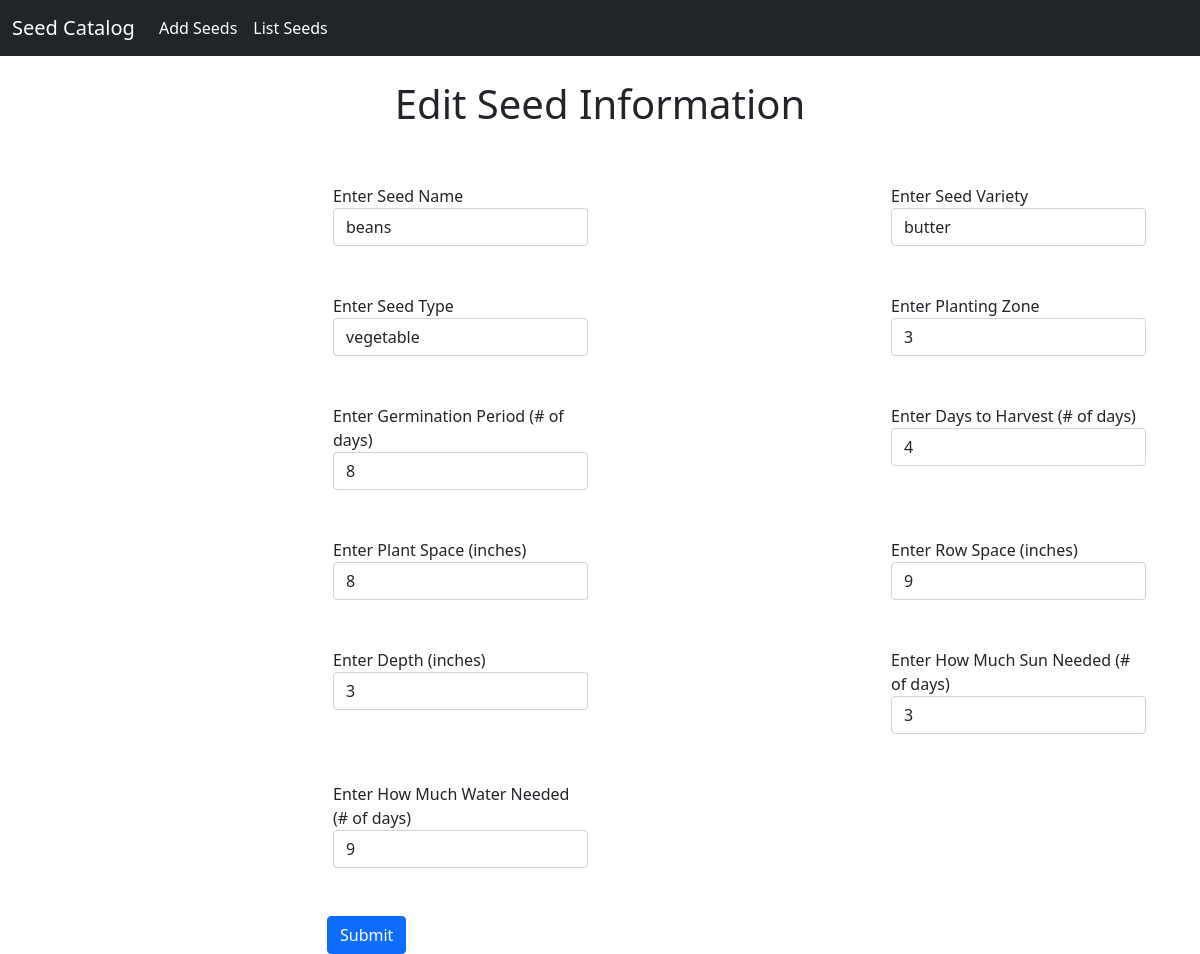
The page /edit_seeds/5 on the database as committed earlier.
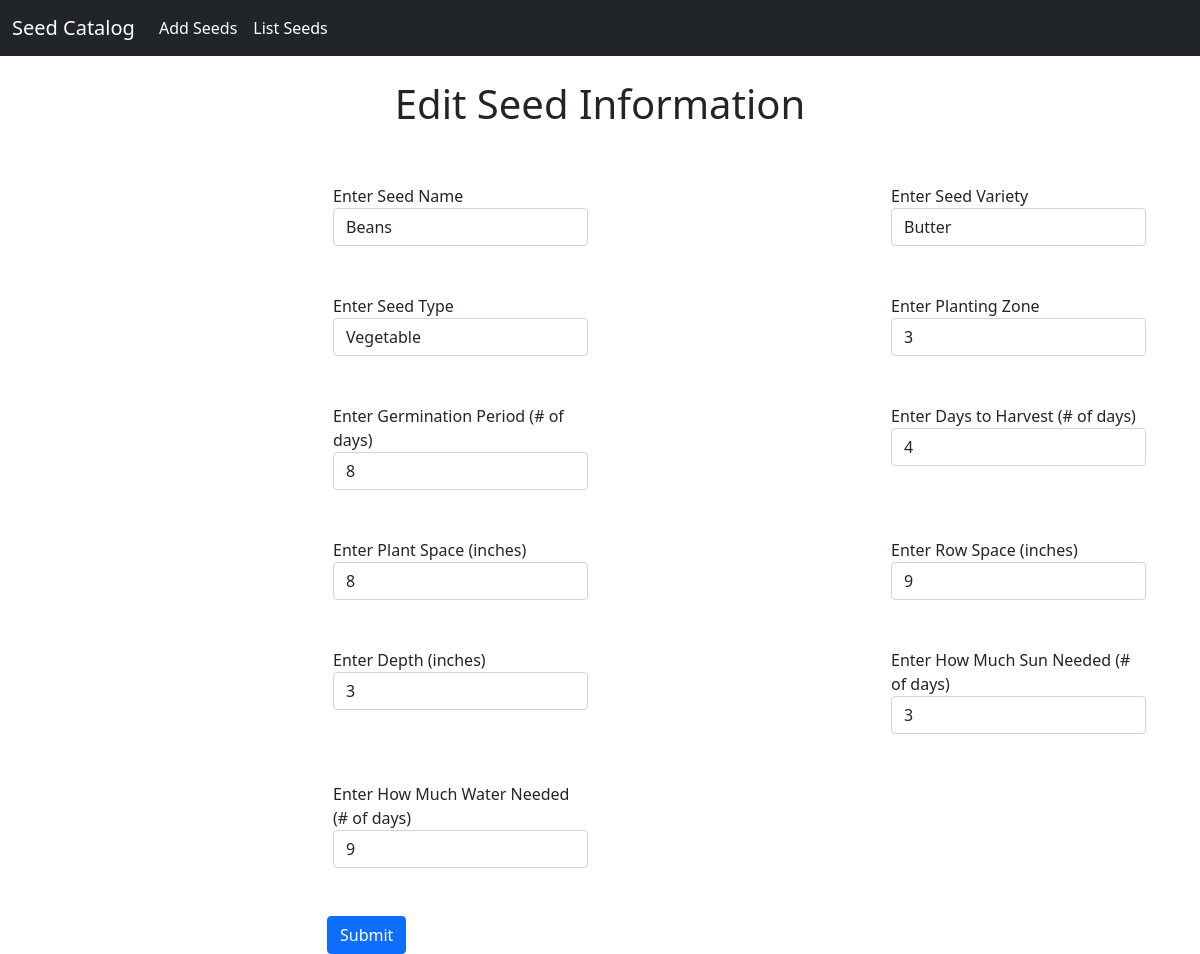
The same page on the database as committed later.
### seeds/models.py (models this page shows, shortened)
class Seeds(models.Model):
    seed_name = models.CharField(max_length=50)
    seed_variety = models.CharField(max_length=50)
    seed_type = models.CharField(max_length=50)
    seed_planting_zone = models.CharField(max_length=4)
    germination_period = models.CharField(max_length=4)
    days_to_harvest = models.CharField(max_length=4)
    plant_spacing = models.CharField(max_length=4)
    row_spacing = models.CharField(max_length=4)
    plant_depth = models.CharField(max_length=4)
    sun_requirements = models.CharField(max_length=4)
    water_requirements = models.CharField(max_length=4)

### seeds/views.py (the view)
# urls.py: path('edit_seeds/<seed_id>', views.edit_seeds, name='edit_seeds'),
def edit_seeds(request, seed_id):
    seeds = Seeds.objects.get(pk=seed_id)
    return render(request, 'edit_seeds.html', {'seeds': seeds})

### seeds/templates/edit_seeds.html (shortened to what this page needs)
{% extends 'base.html' %}
{% block content %}
<h1 align="center">Edit Seed Information</h1>
<br/>
<br/>
<div class="container">
  <form class="contact-form" method="POST" action="{% url 'edit_seeds' seeds.id %}">
    <div class="row">
      <div class="col-md-3 offset-md-3">
        <label>Enter Seed Name</label>
        <input name="seed_name" type="text" class="form-control mr-lg-2" value="{{ seeds.seed_name }}"/>
      </div>
      <div class="col-md-3 offset-md-3">
        <label>Enter Seed Variety</label>
        <input name="seed_variety" type="text" class="form-control mr-lg-2" value="{{ seeds.seed_variety }}"/>
      </div>
    </div>
    <br/>
    <br/>
    <div class="row">
      <div class="col-md-3 offset-md-3">
        <label>Enter Seed Type</label>
        <input name="seed_type" type="text" class="form-control mr-lg-2" value="{{ seeds.seed_type }}"/>
      </div>
      <div class="col-md-3 offset-md-3">
        <label>Enter Planting Zone</label>
        <input name="seed_planting_zone" type="number" class="form-control mr-lg-2" value="{{ seeds.seed_planting_zone }}"/>
      </div>
    </div>
    <br/>
    <br/>
    <div class="row">
      <div class="col-md-3 offset-md-3">
        <label>Enter Germination Period (# of days)</label>
        <input name="germination_period" type="number" class="form-control mr-lg-2" value="{{ seeds.germination_period }}"/>
      </div>
      <div class="col-md-3 offset-md-3">
        <label>Enter Days to Harvest (# of days)</label>
        <input name="days_to_harvest" type="number" class="form-control mr-lg-2" value="{{ seeds.days_to_harvest }}"/>
      </div>
    </div>
    <br/>
    <br/>
    <div class="row">
      <div class="col-md-3 offset-md-3">
        <label>Enter Plant Space (inches)</label>
        <input name="plant_spacing" type="number" class="form-control mr-lg-2" value="{{ seeds.plant_spacing }}"/>
      </div>
      <div class="col-md-3 offset-md-3">
        <label>Enter Row Space (inches)</label>
        <input name="row_spacing" type="number" class="form-control mr-lg-2" value="{{ seeds.row_spacing }}"/>
      </div>
    </div>
    <br/>
    <br/>
    <div class="row">
      <div class="col-md-3 offset-md-3">
        <label>Enter Depth (inches)</label>
        <input name="plant_depth" type="number" class="form-control mr-lg-2" value="{{ seeds.plant_depth }}"/>
      </div>
      <div class="col-md-3 offset-md-3">
        <label>Enter How Much Sun Needed (# of days)</label>
        <input name="sun_requirements" type="number" class="form-control mr-lg-2" value="{{ seeds.sun_requirements }}"/>
      </div>
    </div>
    <br/>
    <br/>
    <div class="row">
      <div class="col-md-3 offset-md-3">
        <label>Enter How Much Water Needed (# of days)</label>
        <input name="water_requirements" type="number" class="form-control mr-lg-2" value="{{ seeds.water_requirements }}"/>
      </div>
    </div>
    <br/>
    <br/>
    <div class="col-md-3 offset-md-3">
      <button type="submit" class="btn btn-primary">Submit</button>
    </div>
  </form>
</div>
{% endblock %}

Rows that differ between the two databases and show on the page:
changed Seeds: seed_name "beans" → "Beans"; seed_variety "butter" → "Butter"; seed_type "vegetable" → "Vegetable"
